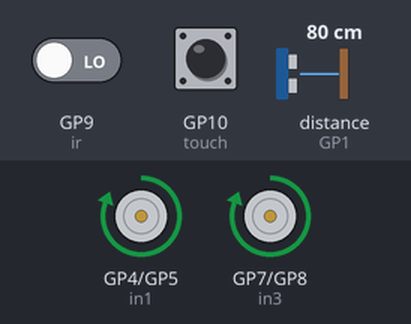
This program was run on a simulated Raspberry Pi Pico running MicroPython. On the bench: motor-driver pin pairs drawn as motors (green arrow = first pin HIGH = forward, orange = second pin HIGH = backward, longer = more drive, scaled by the enable pin). The test bench sets the inputs (shaded band); at power-on: distance to the obstacle (sensor on GP1) 80 cm, GP10 (touch) LOW, GP9 (ir) LOW. The echo pulse lasts 58.3 µs per cm. At 3.3 s the program stops and its outputs stay as they are.

Above: at 1.2 s.
1.3 s: distance to the obstacle (sensor on GP1) set to 2 cm
At 2.5 s:
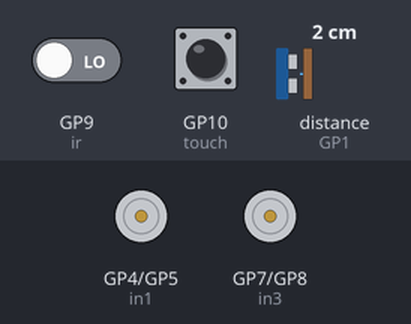
2.8 s: GP10 (touch) pulled HIGH for 1 s
Timing chart, 0 to 4.8 s (numbered marks = the images above; inputs shaded):
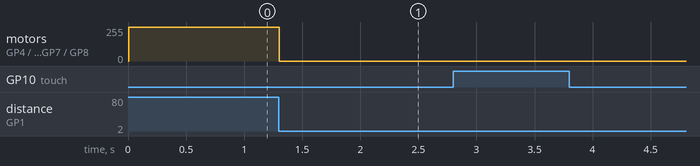

Measured:
- after the input at 1.3 s, motor on GP4 (in1) / GP5 (in2), motor on GP7 (in3) / GP8 (in4): forward 255/255 → stopped at once

The program:

Obstacle_Avoidance_Robot.py
```python
import machine
import utime

# Configure Ultrasonic Sensor
trigger = machine.Pin(0, machine.Pin.OUT)
echo = machine.Pin(1, machine.Pin.IN)

# Configure Servo Motor
servo = machine.PWM(machine.Pin(2))
servo.freq(50)

# Configure TT Motor
ena = machine.Pin(3, machine.Pin.OUT)
in1 = machine.Pin(4, machine.Pin.OUT)
in2 = machine.Pin(5, machine.Pin.OUT)
enb = machine.Pin(6, machine.Pin.OUT)
in3 = machine.Pin(7, machine.Pin.OUT)
in4 = machine.Pin(8, machine.Pin.OUT)

# Configure Infrared Sensor
ir = machine.Pin(9, machine.Pin.IN)

# Configure Touch Sensor
touch = machine.Pin(10, machine.Pin.IN)

# Set TT Motor Speed
speed = 50

def ultrasonic_distance():
    trigger.low()
    utime.sleep_us(2)
    trigger.high()
    utime.sleep_us(10)
    trigger.low()
    while echo.value() == 0:
        signaloff = utime.ticks_us()
    while echo.value() == 1:
        signalon = utime.ticks_us()
    timepassed = signalon - signaloff
    distance = (timepassed * 0.0343) / 2
    return distance

def servo_angle(angle):
    duty = 20 + (angle / 180) * 100
    servo.duty_u16(int(duty * 65535 / 100))

def forward():
    ena.value(1)
    in1.value(1)
    in2.value(0)
    enb.value(1)
    in3.value(1)
    in4.value(0)

def stop():
    ena.value(0)
    in1.value(0)
    in2.value(0)
    enb.value(0)
    in3.value(0)
    in4.value(0)

while True:
    distance = ultrasonic_distance()

    if distance > 30:
        servo_angle(90)
        forward()
    elif distance <= 30:
        servo_angle(60)
        if ir.value() == 0:
            servo_angle(120)
            ena.value(0)
            enb.value(0)
            utime.sleep(1)
        else:
            forward()

    if touch.value() == 1:
        stop()
        break
```
